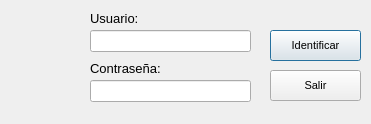
<?xml version="1.0" encoding="UTF-8"?>
<ui version="4.0">
 <class>frm_login</class>
 <widget class="QDialog" name="frm_login">
  <property name="geometry">
   <rect>
    <x>0</x>
    <y>0</y>
    <width>371</width>
    <height>124</height>
   </rect>
  </property>
  <property name="minimumSize">
   <size>
    <width>0</width>
    <height>0</height>
   </size>
  </property>
  <property name="maximumSize">
   <size>
    <width>402</width>
    <height>124</height>
   </size>
  </property>
  <property name="mouseTracking">
   <bool>false</bool>
  </property>
  <property name="focusPolicy">
   <enum>Qt::TabFocus</enum>
  </property>
  <property name="windowTitle">
   <string>Identifíquese...</string>
  </property>
  <property name="windowIcon">
   <iconset resource="sln.qrc">
    <normaloff>:/Icons/icons/run.png</normaloff>:/Icons/icons/run.png</iconset>
  </property>
  <property name="windowOpacity">
   <double>1.000000000000000</double>
  </property>
  <property name="sizeGripEnabled">
   <bool>false</bool>
  </property>
  <property name="modal">
   <bool>false</bool>
  </property>
  <widget class="QLabel" name="lbl_logo">
   <property name="geometry">
    <rect>
     <x>10</x>
     <y>10</y>
     <width>71</width>
     <height>71</height>
    </rect>
   </property>
   <property name="statusTip">
    <string>SLN S.A.</string>
   </property>
   <property name="text">
    <string/>
   </property>
   <property name="pixmap">
    <pixmap resource="sln.qrc">:/Icons/icons/kgpg_identity_kgpg.png</pixmap>
   </property>
   <property name="scaledContents">
    <bool>true</bool>
   </property>
  </widget>
  <widget class="QLineEdit" name="txt_usuario">
   <property name="geometry">
    <rect>
     <x>90</x>
     <y>30</y>
     <width>161</width>
     <height>22</height>
    </rect>
   </property>
   <property name="font">
    <font>
     <pointsize>10</pointsize>
    </font>
   </property>
   <property name="focusPolicy">
    <enum>Qt::StrongFocus</enum>
   </property>
   <property name="toolTip">
    <string>&lt;i&gt;Ingrese el nombre del &lt;b&gt;usuario&lt;br&gt;&lt;/b&gt; asignado&lt;/i&gt;</string>
   </property>
   <property name="whatsThis">
    <string>&lt;html&gt;&lt;head/&gt;&lt;body&gt;&lt;p&gt;Caja de Texto para el igreso de nombre de &lt;span style=&quot; font-weight:600;&quot;&gt;usuario&lt;/span&gt;&lt;/p&gt;&lt;p&gt;Ejemplo &lt;span style=&quot; font-style:italic;&quot;&gt;juan&lt;/span&gt;&lt;br/&gt;&lt;/p&gt;&lt;/body&gt;&lt;/html&gt;</string>
   </property>
   <property name="maxLength">
    <number>100</number>
   </property>
   <property name="echoMode">
    <enum>QLineEdit::Normal</enum>
   </property>
   <property name="alignment">
    <set>Qt::AlignLeading|Qt::AlignLeft|Qt::AlignVCenter</set>
   </property>
   <property name="placeholderText">
    <string comment="Usuario" extracomment="Usuario"/>
   </property>
  </widget>
  <widget class="QPushButton" name="btn_entrar">
   <property name="geometry">
    <rect>
     <x>270</x>
     <y>30</y>
     <width>91</width>
     <height>31</height>
    </rect>
   </property>
   <property name="font">
    <font>
     <pointsize>8</pointsize>
    </font>
   </property>
   <property name="toolTip">
    <string>&lt;i&gt;Ingresar al Sistema&lt;/i&gt;</string>
   </property>
   <property name="text">
    <string>Identificar</string>
   </property>
   <property name="icon">
    <iconset resource="sln.qrc">
     <normaloff>:/Icons/icons/apply.png</normaloff>:/Icons/icons/apply.png</iconset>
   </property>
  </widget>
  <widget class="QLabel" name="lbl_usuario">
   <property name="geometry">
    <rect>
     <x>90</x>
     <y>10</y>
     <width>51</width>
     <height>16</height>
    </rect>
   </property>
   <property name="font">
    <font>
     <pointsize>10</pointsize>
    </font>
   </property>
   <property name="cursor">
    <cursorShape>ArrowCursor</cursorShape>
   </property>
   <property name="toolTip">
    <string/>
   </property>
   <property name="frameShadow">
    <enum>QFrame::Plain</enum>
   </property>
   <property name="text">
    <string>Usuario:</string>
   </property>
  </widget>
  <widget class="QLabel" name="lbl_pass">
   <property name="geometry">
    <rect>
     <x>90</x>
     <y>60</y>
     <width>71</width>
     <height>16</height>
    </rect>
   </property>
   <property name="font">
    <font>
     <pointsize>10</pointsize>
    </font>
   </property>
   <property name="cursor">
    <cursorShape>ArrowCursor</cursorShape>
   </property>
   <property name="toolTip">
    <string/>
   </property>
   <property name="frameShadow">
    <enum>QFrame::Plain</enum>
   </property>
   <property name="text">
    <string>Contraseña:</string>
   </property>
  </widget>
  <widget class="QLineEdit" name="txt_pass">
   <property name="geometry">
    <rect>
     <x>90</x>
     <y>80</y>
     <width>161</width>
     <height>22</height>
    </rect>
   </property>
   <property name="font">
    <font>
     <pointsize>10</pointsize>
    </font>
   </property>
   <property name="focusPolicy">
    <enum>Qt::StrongFocus</enum>
   </property>
   <property name="toolTip">
    <string>&lt;i&gt;Ingrese el nombre del &lt;b&gt;usuario&lt;br&gt;&lt;/b&gt; asignado&lt;/i&gt;</string>
   </property>
   <property name="maxLength">
    <number>100</number>
   </property>
   <property name="echoMode">
    <enum>QLineEdit::Password</enum>
   </property>
   <property name="alignment">
    <set>Qt::AlignLeading|Qt::AlignLeft|Qt::AlignVCenter</set>
   </property>
   <property name="placeholderText">
    <string comment="Usuario" extracomment="Usuario"/>
   </property>
  </widget>
  <widget class="QPushButton" name="btn_salir">
   <property name="geometry">
    <rect>
     <x>270</x>
     <y>70</y>
     <width>91</width>
     <height>31</height>
    </rect>
   </property>
   <property name="font">
    <font>
     <pointsize>8</pointsize>
    </font>
   </property>
   <property name="toolTip">
    <string>&lt;i&gt;Ingresar al Sistema&lt;/i&gt;</string>
   </property>
   <property name="text">
    <string>Salir</string>
   </property>
   <property name="icon">
    <iconset resource="sln.qrc">
     <normaloff>:/Icons/icons/remove.png</normaloff>:/Icons/icons/remove.png</iconset>
   </property>
  </widget>
 </widget>
 <resources>
  <include location="sln.qrc"/>
 </resources>
 <connections/>
</ui>
